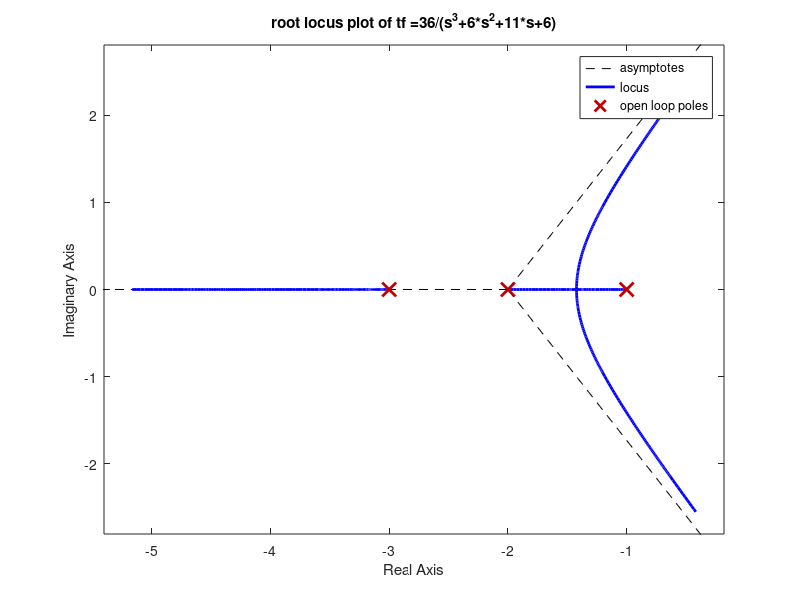
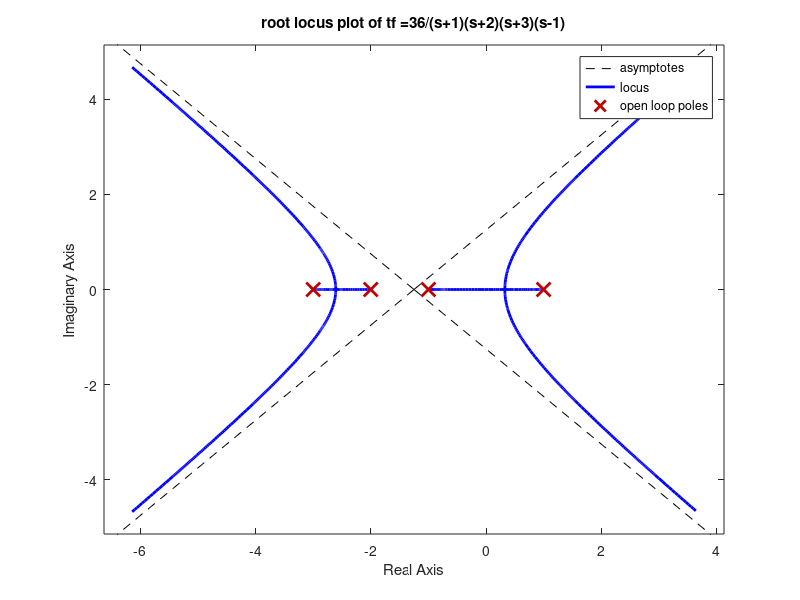
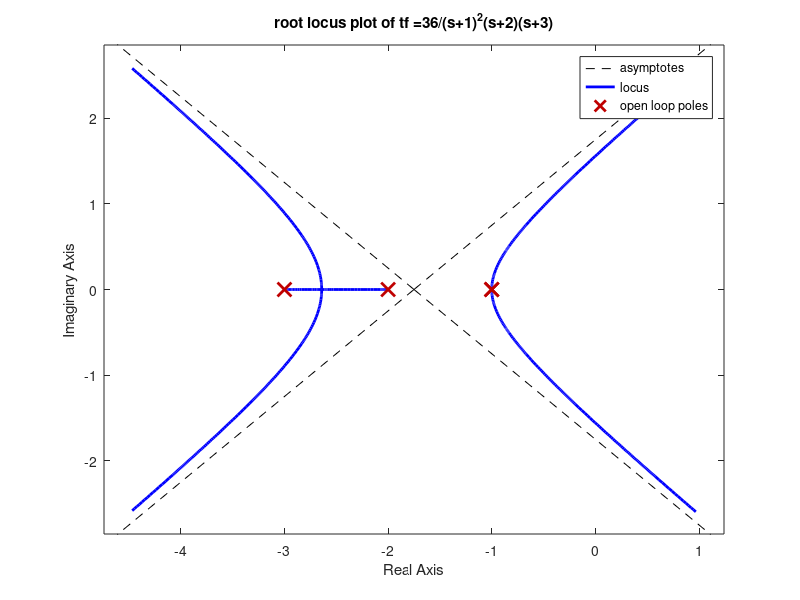
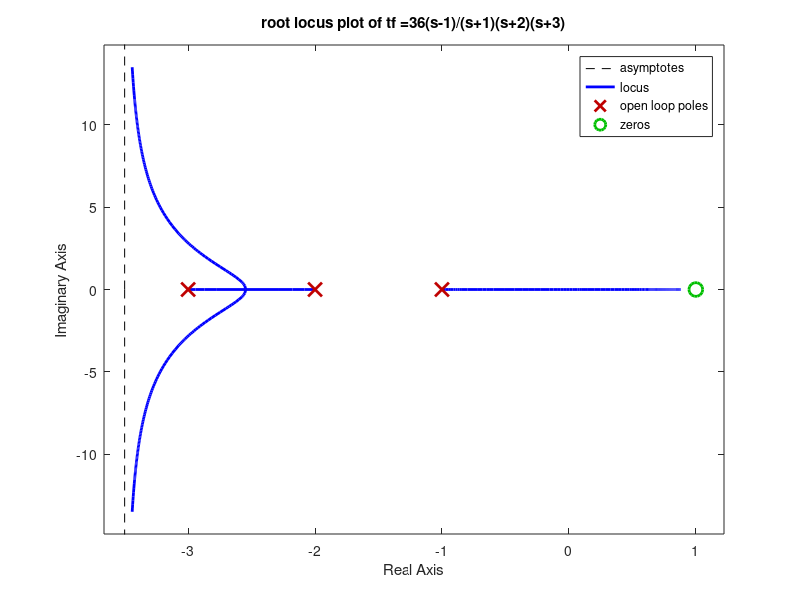

Write MATLAB code to recreate these figures, in order.
%%effect of open loop poles and zeroes on root locus
%transfer function gh=36/(s^3+6*s^2+11*s+6)
num=[0 0 36];
den=[1 6 11 6];
sys=tf(num,den)
zpk(sys)
figure(1)
rlocus(sys);
grid;
title('root locus plot of tf =36/(s^3+6*s^2+11*s+6)');
%effect of root locus by adding pole at +1
sys1=zpk([],[-1 1 -2 -3],36)
figure(2)
rlocus(sys1);
grid;
title('root locus plot of tf =36/(s+1)(s+2)(s+3)(s-1)');
%effect of root locus by adding pole at -1
sys2=zpk([],[-1 -1 -2 -3],36)
figure(3)
rlocus(sys2);
grid;
title('root locus plot of tf =36/(s+1)^2(s+2)(s+3)');
%effect of root locus by adding zero at +1
sys3=zpk([1],[-1 -2 -3],36)
figure(4)
rlocus(sys3);
grid;
title('root locus plot of tf =36(s-1)/(s+1)(s+2)(s+3)');
%effect of root locus by adding zero at -1
sys4=zpk([-1],[-1 -2 -3],36)
figure(5)
rlocus(sys4);
grid;
title('root locus plot of tf =36(s+1)/(s+1)(s+2)(s+3)');
